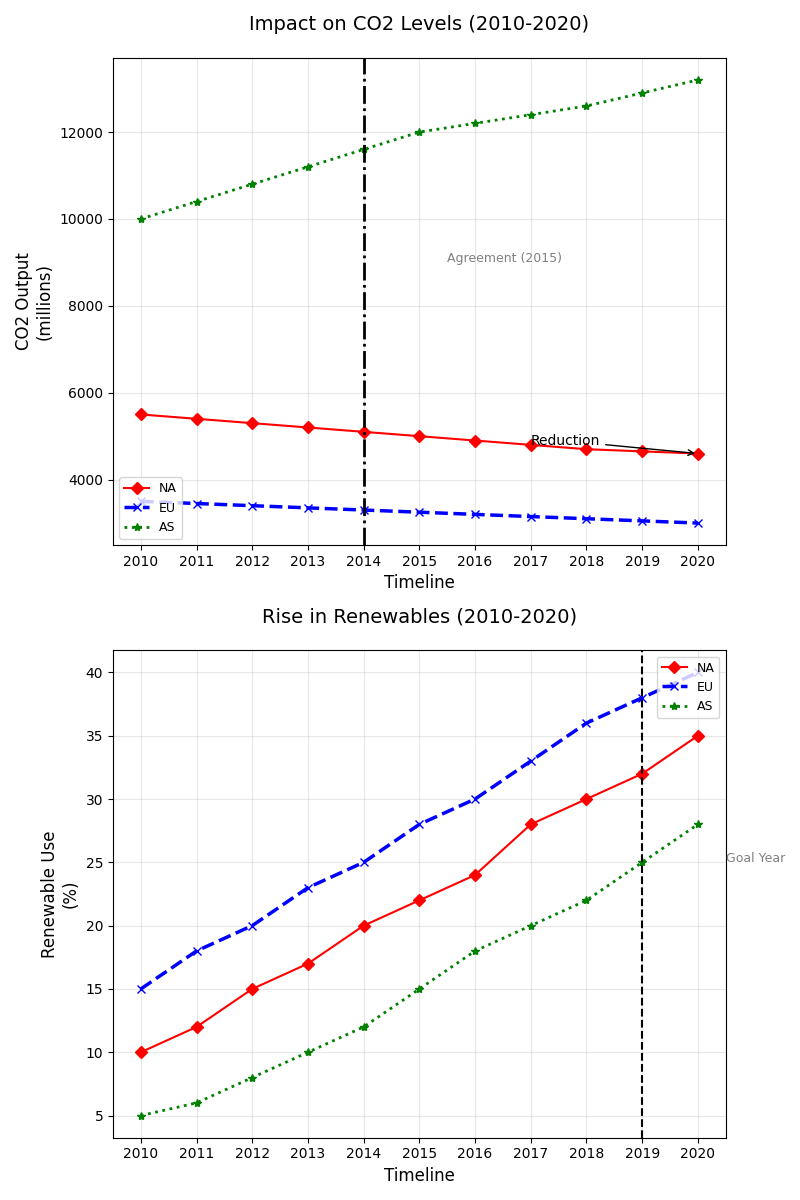

Source code (Python):
import matplotlib.pyplot as plt
import numpy as np

years = np.arange(2010, 2021)
north_america_co2 = [5500, 5400, 5300, 5200, 5100, 5000, 4900, 4800, 4700, 4650, 4600]
europe_co2 = [3500, 3450, 3400, 3350, 3300, 3250, 3200, 3150, 3100, 3050, 3000]
asia_co2 = [10000, 10400, 10800, 11200, 11600, 12000, 12200, 12400, 12600, 12900, 13200]
north_america_renew = [10, 12, 15, 17, 20, 22, 24, 28, 30, 32, 35]
europe_renew = [15, 18, 20, 23, 25, 28, 30, 33, 36, 38, 40]
asia_renew = [5, 6, 8, 10, 12, 15, 18, 20, 22, 25, 28]

fig, (ax1, ax2) = plt.subplots(2, 1, figsize=(8, 12))

# Randomized stylistic elements for ax1
ax1.plot(years, north_america_co2, label="NA", color='red', marker='D', linestyle='-', linewidth=1.5)
ax1.plot(years, europe_co2, label="EU", color='blue', marker='x', linestyle='--', linewidth=2.5)
ax1.plot(years, asia_co2, label="AS", color='green', marker='*', linestyle=':', linewidth=2)
ax1.axvline(x=2014, color='black', linestyle='-.', linewidth=2)
ax1.text(2015.5, 9000, 'Agreement (2015)', fontsize=9, color='grey')
ax1.set_title("Impact on CO2 Levels (2010-2020)", fontsize=14, pad=20)
ax1.set_xlabel("Timeline", fontsize=12)
ax1.set_ylabel("CO2 Output\n(millions)", fontsize=12)
ax1.legend(loc='lower left', fontsize=9)
ax1.grid(True, linestyle='-', alpha=0.3)
ax1.set_xticks(years)
ax1.annotate('Reduction', xy=(2020, 4600), xytext=(2017, 4800),
             arrowprops=dict(facecolor='purple', arrowstyle='->'), fontsize=10)

# Randomized stylistic elements for ax2
ax2.plot(years, north_america_renew, label="NA", color='red', marker='D', linestyle='-', linewidth=1.5)
ax2.plot(years, europe_renew, label="EU", color='blue', marker='x', linestyle='--', linewidth=2.5)
ax2.plot(years, asia_renew, label="AS", color='green', marker='*', linestyle=':', linewidth=2)
ax2.set_title("Rise in Renewables (2010-2020)", fontsize=14, pad=20)
ax2.set_xlabel("Timeline", fontsize=12)
ax2.set_ylabel("Renewable Use\n(%)", fontsize=12)
ax2.legend(loc='upper right', fontsize=9)
ax2.grid(True, linestyle='-', alpha=0.3)
ax2.set_xticks(years)
ax2.axvline(x=2019, color='black', linestyle='--', linewidth=1.5)
ax2.text(2020.5, 25, 'Goal Year', fontsize=9, color='grey')

plt.tight_layout()
plt.show()
